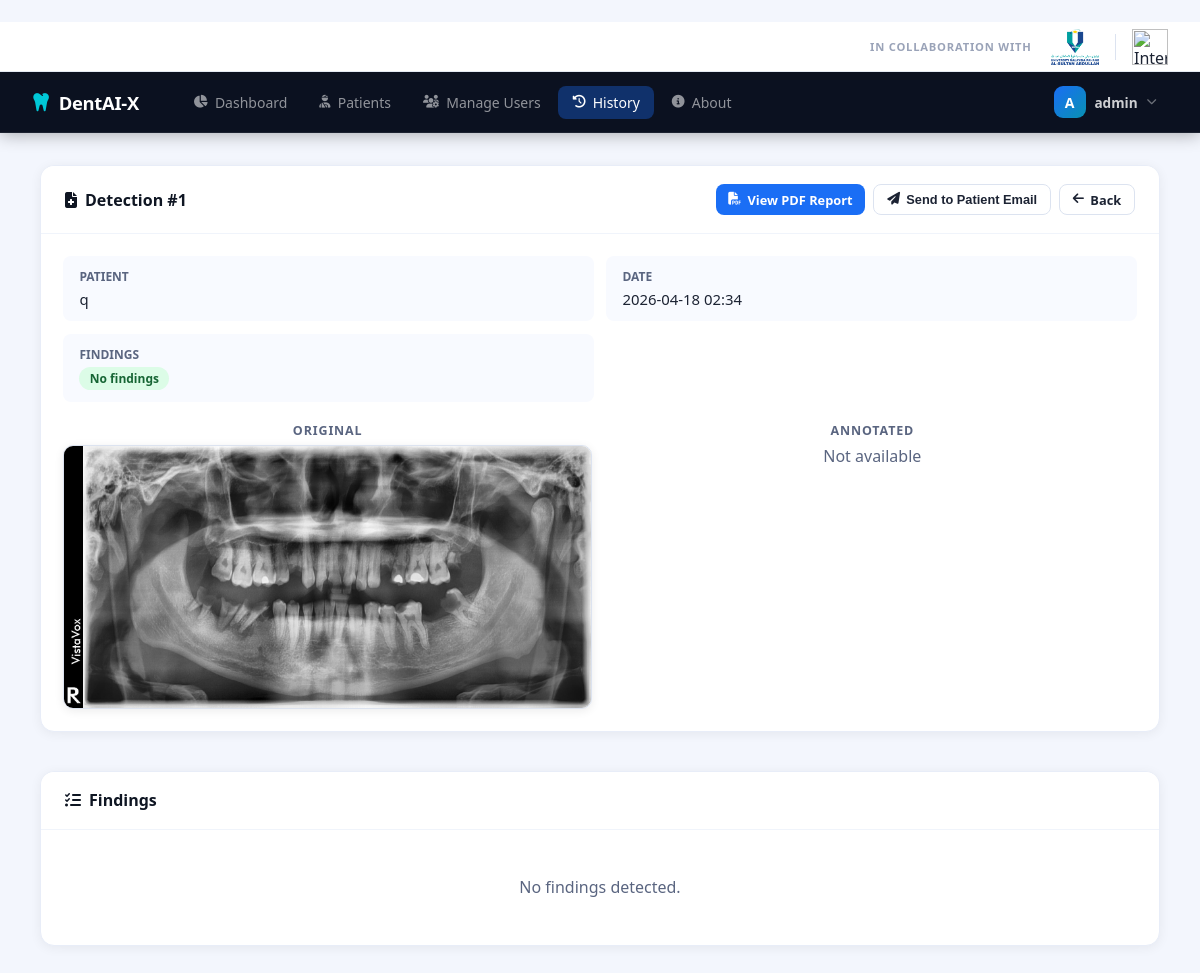
Page /dentist/history/1 (signed in) on the committed database.
### dental-detection/app_utils/models.py (models this page shows, shortened)
class User(UserMixin, db.Model):
    __tablename__ = "users"
    id            = db.Column(db.Integer, primary_key=True)
    username      = db.Column(db.String(80),  unique=True, nullable=False)
    email         = db.Column(db.String(120), unique=True, nullable=False)
    password_hash = db.Column(db.String(256), nullable=False)
    role          = db.Column(db.String(20),  nullable=False, default="dentist")  # admin | dentist
    is_active     = db.Column(db.Boolean, default=True)
    reset_token   = db.Column(db.String(100), nullable=True)
    avatar        = db.Column(db.String(200), nullable=True)   # relative path under static/
    created_at    = db.Column(db.DateTime, default=datetime.utcnow)
    detections    = db.relationship("Detection", backref="dentist", lazy=True,
                                    foreign_keys="Detection.dentist_id")
    patients_created = db.relationship("Patient", backref="created_by_user", lazy=True)

class Detection(db.Model):
    __tablename__ = "detections"
    id                 = db.Column(db.Integer, primary_key=True)
    patient_id         = db.Column(db.Integer, db.ForeignKey("patients.id"), nullable=False)
    dentist_id         = db.Column(db.Integer, db.ForeignKey("users.id"),    nullable=True)
    original_image     = db.Column(db.String(256), nullable=True)
    annotated_image    = db.Column(db.String(256), nullable=True)
    results_json       = db.Column(db.Text, nullable=True)   # JSON string
    total_findings     = db.Column(db.Integer, default=0)
    summary_text       = db.Column(db.String(300), nullable=True)
    created_at         = db.Column(db.DateTime, default=datetime.utcnow)

class Patient(db.Model):
    __tablename__ = "patients"
    id           = db.Column(db.Integer, primary_key=True)
    name         = db.Column(db.String(120), nullable=False)
    dob          = db.Column(db.String(20),  nullable=True)
    gender       = db.Column(db.String(10),  nullable=True)
    phone        = db.Column(db.String(30),  nullable=True)
    email        = db.Column(db.String(120), nullable=True)
    ic_number    = db.Column(db.String(50),  nullable=True)
    notes        = db.Column(db.Text,        nullable=True)
    created_by   = db.Column(db.Integer, db.ForeignKey("users.id"), nullable=True)
    created_at   = db.Column(db.DateTime, default=datetime.utcnow)
    detections   = db.relationship("Detection", backref="patient", lazy=True,
                                   cascade="all, delete-orphan")

### dental-detection/app.py (the view)
@app.route("/dentist/history/<int:did>")
@login_required
@dentist_required
def dentist_detection_detail(did):
    det      = db.session.get(Detection, did)
    if not det:
        abort(404)
    findings = json.loads(det.results_json) if det.results_json else []
    return render_template("dentist/detection_detail.html", det=det, findings=findings)

### dental-detection/app.py (called while the page is built)
@app.template_filter("myt")
def myt_filter(dt, fmt="%Y-%m-%d %H:%M"):
    if not dt:
        return "—"
    return (dt + _td(hours=8)).strftime(fmt)

@login_manager.user_loader
def load_user(user_id):
    return db.session.get(User, int(user_id))

def dentist_required(f):
    @wraps(f)
    def decorated(*args, **kwargs):
        if not current_user.is_authenticated or current_user.role not in ("admin", "dentist"):
            abort(403)
        return f(*args, **kwargs)
    return decorated

### dental-detection/templates/dentist/detection_detail.html (shortened to what this page needs)
﻿{% extends "base.html" %}
{% block content %}
<div class="detail-grid">
  <div class="card">
    <div class="card-header">
      <h2><i class="fa-solid fa-file-medical"></i> Detection #{{ det.id }}</h2>
      <div style="display:flex; gap:8px; flex-wrap:wrap;">
        <a href="{{ url_for('dentist_detection_report_pdf', did=det.id) }}" class="btn btn-sm btn-primary" target="_blank" rel="noopener">
          <i class="fa-solid fa-file-pdf"></i> View PDF Report
        </a>
        <button id="sendEmailBtn" type="button" class="btn btn-sm btn-outline" data-detection-id="{{ det.id }}">
          <i class="fa-solid fa-paper-plane"></i> Send to Patient Email
        </button>
        <a href="{{ url_for('dentist_patient_detail', pid=det.patient_id) if det.patient else url_for('dentist_patients') }}" class="btn btn-sm btn-outline">
          <i class="fa-solid fa-arrow-left"></i> Back
        </a>
      </div>
    </div>
    <div class="card-body">
      <div class="info-pairs">
        <div class="info-pair">
          <span class="info-label">Patient</span>
          <span class="info-value">{{ det.patient.name if det.patient else ' - ' }}</span>
        </div>
        <div class="info-pair">
          <span class="info-label">Date</span>
          <span class="info-value">{{ det.created_at | myt }}</span>
        </div>
        <div class="info-pair">
          <span class="info-label">Findings</span>
          <span class="info-value">
            {% if det.total_findings == 0 %}
              <span class="badge badge-success">No findings</span>
            {% else %}
              <span class="badge badge-warning">{{ det.total_findings }}</span>
            {% endif %}
          </span>
        </div>
      </div>
      <div class="image-compare mt-4">
        <div class="img-box">
          <p class="img-label">Original</p>
          {% if det.original_image %}
            <img src="{{ url_for('static', filename='uploads/' ~ det.original_image) }}" alt="Original" class="zoomable-xray" title="Click to enlarge"/>
          {% else %}<p class="text-muted">Not available</p>{% endif %}
        </div>
        <div class="img-box">
          <p class="img-label">Annotated</p>
          {% if det.annotated_image %}
            <img src="{{ url_for('static', filename='uploads/' ~ det.annotated_image) }}" alt="Annotated" class="zoomable-xray" title="Click to enlarge"/>
          {% else %}<p class="text-muted">Not available</p>{% endif %}
        </div>
      </div>
    </div>
  </div>
  <div class="card mt-4">
    <div class="card-header"><h2><i class="fa-solid fa-list-check"></i> Findings</h2></div>
    <div class="card-body">
      {% if findings %}
        {% for f in findings %}
        <div class="finding-item">
          <div class="finding-header">
            <strong>{{ f.label }}</strong>
            <span class="badge badge-warning">{{ f.confidence_pct }}</span>
            <span class="badge badge-blue">{{ f.severity }}</span>
          </div>
          <p class="text-muted">{{ f.description }}</p>
          <p><i class="fa-solid fa-stethoscope"></i> <em>{{ f.recommendation }}</em></p>
        </div>
        {% endfor %}
      {% else %}
        <p class="text-muted text-center py-4">No findings detected.</p>
      {% endif %}
    </div>
  </div>
</div>
{% endblock %}

### dental-detection/templates/base.html (shortened to what this page needs)
﻿<!DOCTYPE html>
<html lang="en">
<head>
  <link rel="stylesheet" href="{{ url_for('static', filename='css/style.css') }}"/>
  <link rel="stylesheet" href="https://cdnjs.cloudflare.com/ajax/libs/font-awesome/6.5.0/css/all.min.css"/>
</head>
<body class="app-layout">
<div class="co-brand-bar">
  <span class="cbr-label">In Collaboration with</span>
  <div class="cbr-logos">
    <img src="{{ url_for('static', filename='images/UMPSA.png') }}" alt="Universiti Malaysia Pahang Al-Sultan Abdullah" class="cbr-logo" title="Universiti Malaysia Pahang Al-Sultan Abdullah"/>
    <img src="{{ url_for('static', filename='images/IIUM.png') }}" alt="International Islamic University Malaysia" class="cbr-logo" title="International Islamic University Malaysia"/>
  </div>
</div>
<header class="topnav" id="topnav">
  <div class="topnav-inner">
    <a href="{{ url_for('dashboard') }}" class="tnav-logo">
      <i class="fa-solid fa-tooth"></i>
      <span>DentAI-X</span>
    </a>
    <nav class="tnav-links" id="tnavLinks">
      {% if current_user.role == 'admin' %}
        <a href="{{ url_for('admin_dashboard') }}" class="tnav-item {% if request.endpoint == 'admin_dashboard' %}active{% endif %}">
          <i class="fa-solid fa-chart-pie"></i> Dashboard
        </a>
        <a href="{{ url_for('admin_patients') }}" class="tnav-item {% if 'patient' in request.endpoint %}active{% endif %}">
          <i class="fa-solid fa-user-injured"></i> Patients
        </a>
        <a href="{{ url_for('admin_users') }}" class="tnav-item {% if 'user' in request.endpoint and request.endpoint != 'profile' %}active{% endif %}">
          <i class="fa-solid fa-users-gear"></i> Manage Users
        </a>
        <a href="{{ url_for('admin_history') }}" class="tnav-item {% if 'history' in request.endpoint or 'detection_detail' in request.endpoint %}active{% endif %}">
          <i class="fa-solid fa-clock-rotate-left"></i> History
        </a>
      {% endif %}
      <a href="{{ url_for('about') }}" class="tnav-item {% if request.endpoint == 'about' %}active{% endif %}">
        <i class="fa-solid fa-circle-info"></i> About
      </a>
    </nav>
    <div class="tnav-right">
      <div class="tnav-user" id="userMenuBtn" onclick="toggleUserMenu()">
        {% if current_user.avatar %}
          <img src="{{ url_for('static', filename=current_user.avatar) }}" class="tnav-avatar-img" alt="avatar"/>
        {% else %}
          <div class="tnav-avatar-letter">{{ current_user.username[0]|upper }}</div>
        {% endif %}
        <span class="tnav-username">{{ current_user.username }}</span>
        <i class="fa-solid fa-chevron-down tnav-caret"></i>
      </div>
    </div>
  </div>
</header>
<main class="page-wrap">
  <div class="page-content">
    {% block content %}{% endblock %}
  </div>
</main>
</body>
</html>

### rows in the picture
User: username "A", username "admin"
Detection: id "1", created_at|myt "2026-04-18 02:34", original_image (picture)
Patient: patient "q"
